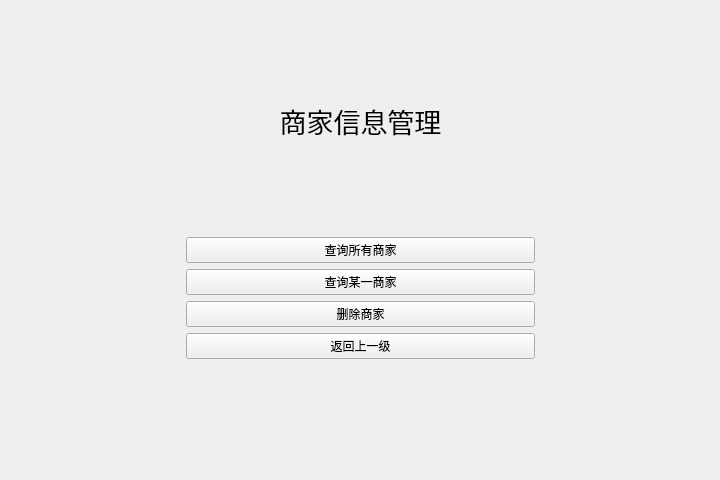
<?xml version="1.0" encoding="UTF-8"?>
<ui version="4.0">
 <class>salor_manage_admin</class>
 <widget class="QWidget" name="salor_manage_admin">
  <property name="geometry">
   <rect>
    <x>0</x>
    <y>0</y>
    <width>720</width>
    <height>480</height>
   </rect>
  </property>
  <property name="minimumSize">
   <size>
    <width>720</width>
    <height>480</height>
   </size>
  </property>
  <property name="maximumSize">
   <size>
    <width>720</width>
    <height>480</height>
   </size>
  </property>
  <property name="windowTitle">
   <string>Form</string>
  </property>
  <layout class="QGridLayout" name="gridLayout" rowstretch="2,4,1" columnstretch="1,2,1">
   <item row="0" column="1">
    <layout class="QVBoxLayout" name="verticalLayout">
     <item>
      <widget class="QLabel" name="label">
       <property name="font">
        <font>
         <pointsize>20</pointsize>
        </font>
       </property>
       <property name="text">
        <string>商家信息管理</string>
       </property>
       <property name="alignment">
        <set>Qt::AlignCenter</set>
       </property>
      </widget>
     </item>
    </layout>
   </item>
   <item row="1" column="0">
    <spacer name="horizontalSpacer">
     <property name="orientation">
      <enum>Qt::Horizontal</enum>
     </property>
     <property name="sizeHint" stdset="0">
      <size>
       <width>170</width>
       <height>20</height>
      </size>
     </property>
    </spacer>
   </item>
   <item row="1" column="1">
    <layout class="QVBoxLayout" name="verticalLayout_2">
     <item>
      <widget class="QPushButton" name="pushButton">
       <property name="text">
        <string>查询所有商家</string>
       </property>
      </widget>
     </item>
     <item>
      <widget class="QPushButton" name="pushButton_2">
       <property name="text">
        <string>查询某一商家</string>
       </property>
      </widget>
     </item>
     <item>
      <widget class="QPushButton" name="pushButton_3">
       <property name="text">
        <string>删除商家</string>
       </property>
      </widget>
     </item>
     <item>
      <widget class="QPushButton" name="pushButton_4">
       <property name="text">
        <string>返回上一级</string>
       </property>
      </widget>
     </item>
    </layout>
   </item>
   <item row="1" column="2">
    <spacer name="horizontalSpacer_2">
     <property name="orientation">
      <enum>Qt::Horizontal</enum>
     </property>
     <property name="sizeHint" stdset="0">
      <size>
       <width>169</width>
       <height>20</height>
      </size>
     </property>
    </spacer>
   </item>
   <item row="2" column="1">
    <spacer name="verticalSpacer">
     <property name="orientation">
      <enum>Qt::Vertical</enum>
     </property>
     <property name="sizeHint" stdset="0">
      <size>
       <width>20</width>
       <height>61</height>
      </size>
     </property>
    </spacer>
   </item>
  </layout>
 </widget>
 <resources/>
 <connections/>
</ui>
